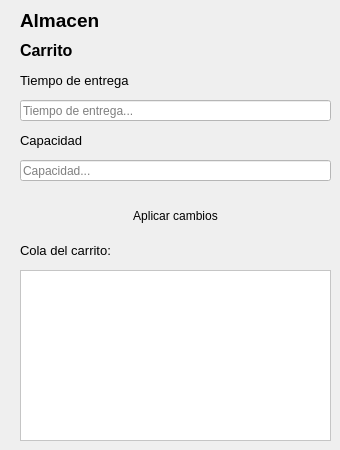
     <widget class="QWidget" name="warehouse_page">
      <widget class="QLabel" name="label_13">
       <property name="geometry">
        <rect>
         <x>20</x>
         <y>10</y>
         <width>121</width>
         <height>21</height>
        </rect>
       </property>
       <property name="font">
        <font>
         <pointsize>14</pointsize>
         <weight>75</weight>
         <bold>true</bold>
        </font>
       </property>
       <property name="text">
        <string>Almacen</string>
       </property>
      </widget>
      <widget class="QLabel" name="label_21">
       <property name="geometry">
        <rect>
         <x>20</x>
         <y>40</y>
         <width>111</width>
         <height>21</height>
        </rect>
       </property>
       <property name="font">
        <font>
         <pointsize>12</pointsize>
         <weight>75</weight>
         <bold>true</bold>
        </font>
       </property>
       <property name="text">
        <string>Carrito</string>
       </property>
      </widget>
      <widget class="QLabel" name="label_22">
       <property name="geometry">
        <rect>
         <x>20</x>
         <y>70</y>
         <width>161</width>
         <height>21</height>
        </rect>
       </property>
       <property name="font">
        <font>
         <pointsize>10</pointsize>
         <weight>50</weight>
         <bold>false</bold>
        </font>
       </property>
       <property name="text">
        <string>Tiempo de entrega</string>
       </property>
      </widget>
      <widget class="QLineEdit" name="lineEdit_3">
       <property name="geometry">
        <rect>
         <x>20</x>
         <y>100</y>
         <width>311</width>
         <height>21</height>
        </rect>
       </property>
       <property name="styleSheet">
        <string notr="true">background-color: rgb(255, 255, 255);
color: rgb(0, 0, 0);</string>
       </property>
       <property name="inputMask">
        <string/>
       </property>
       <property name="maxLength">
        <number>10</number>
       </property>
       <property name="placeholderText">
        <string>Tiempo de entrega...</string>
       </property>
      </widget>
      <widget class="QLabel" name="label_23">
       <property name="geometry">
        <rect>
         <x>20</x>
         <y>130</y>
         <width>161</width>
         <height>21</height>
        </rect>
       </property>
       <property name="font">
        <font>
         <pointsize>10</pointsize>
         <weight>50</weight>
         <bold>false</bold>
        </font>
       </property>
       <property name="text">
        <string>Capacidad</string>
       </property>
      </widget>
      <widget class="QLineEdit" name="lineEdit_6">
       <property name="geometry">
        <rect>
         <x>20</x>
         <y>160</y>
         <width>311</width>
         <height>21</height>
        </rect>
       </property>
       <property name="styleSheet">
        <string notr="true">background-color: rgb(255, 255, 255);
color: rgb(0, 0, 0);</string>
       </property>
       <property name="inputMask">
        <string/>
       </property>
       <property name="maxLength">
        <number>10</number>
       </property>
       <property name="placeholderText">
        <string>Capacidad...</string>
       </property>
      </widget>
      <widget class="QPushButton" name="pushButton_14">
       <property name="geometry">
        <rect>
         <x>20</x>
         <y>200</y>
         <width>311</width>
         <height>31</height>
        </rect>
       </property>
       <property name="cursor">
        <cursorShape>PointingHandCursor</cursorShape>
       </property>
       <property name="autoFillBackground">
        <bool>true</bool>
       </property>
       <property name="styleSheet">
        <string notr="true">background-color: rgb(40, 49, 73);
selection-color: rgb(40, 49, 73);</string>
       </property>
       <property name="text">
        <string>Aplicar cambios</string>
       </property>
       <property name="autoDefault">
        <bool>false</bool>
       </property>
       <property name="default">
        <bool>true</bool>
       </property>
       <property name="flat">
        <bool>true</bool>
       </property>
      </widget>
      <widget class="QPlainTextEdit" name="plainTextEdit">
       <property name="geometry">
        <rect>
         <x>20</x>
         <y>270</y>
         <width>311</width>
         <height>171</height>
        </rect>
       </property>
       <property name="autoFillBackground">
        <bool>true</bool>
       </property>
       <property name="styleSheet">
        <string notr="true">background-color: rgb(255, 255, 255);
color: rgb(0, 0, 0);</string>
       </property>
       <property name="readOnly">
        <bool>true</bool>
       </property>
      </widget>
      <widget class="QLabel" name="label_24">
       <property name="geometry">
        <rect>
         <x>20</x>
         <y>240</y>
         <width>161</width>
         <height>21</height>
        </rect>
       </property>
       <property name="font">
        <font>
         <pointsize>10</pointsize>
         <weight>50</weight>
         <bold>false</bold>
        </font>
       </property>
       <property name="text">
        <string>Cola del carrito:</string>
       </property>
      </widget>
     </widget>
